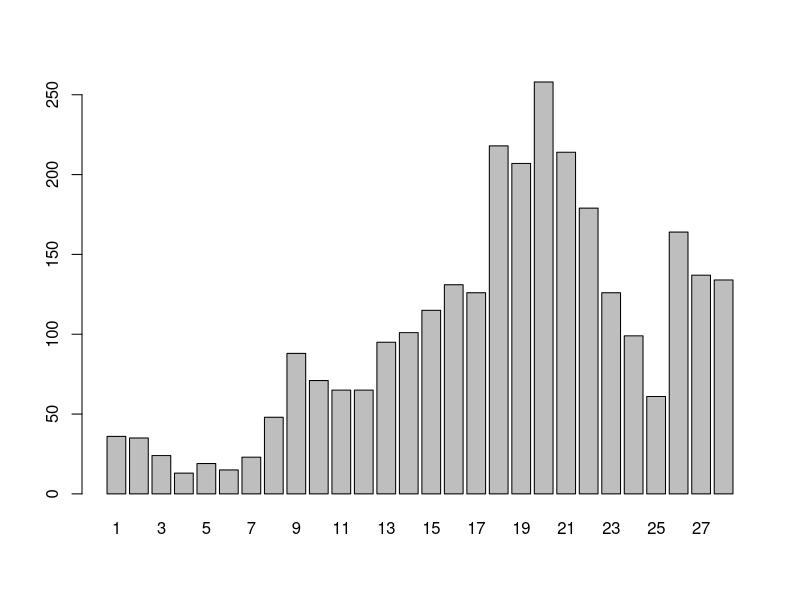
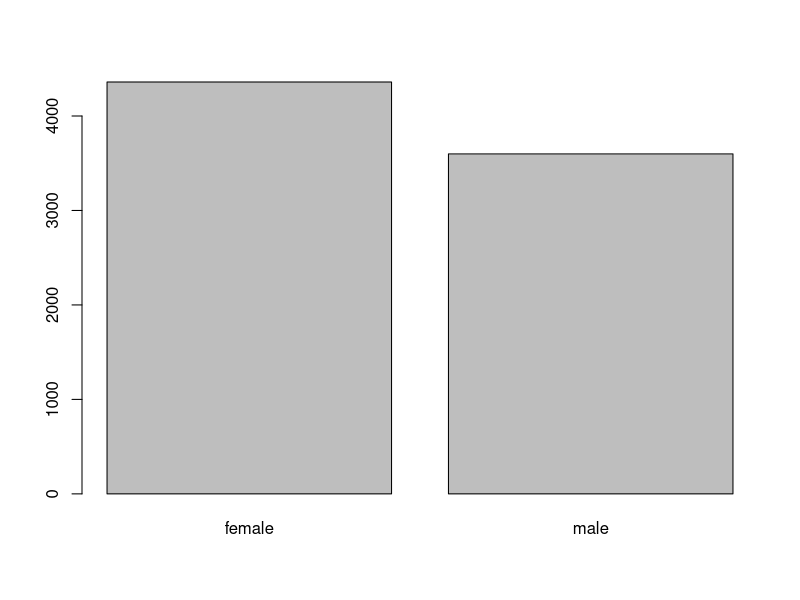
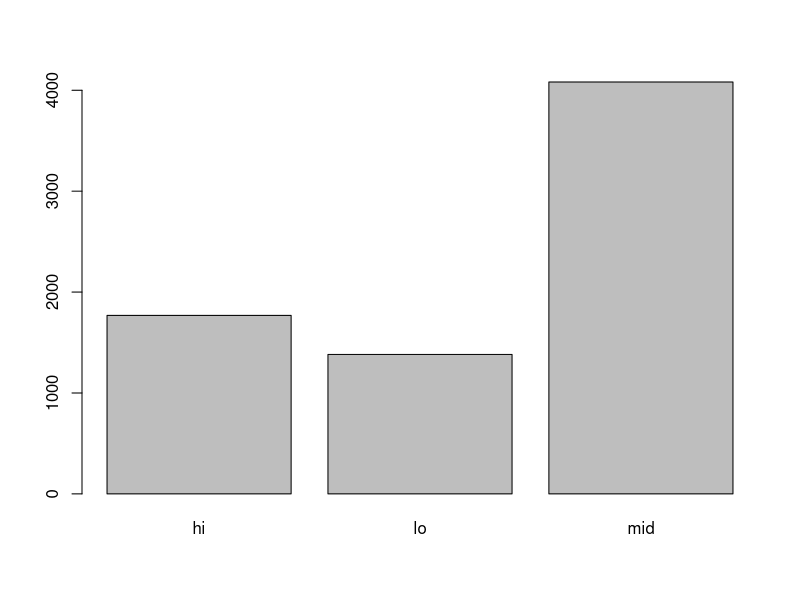
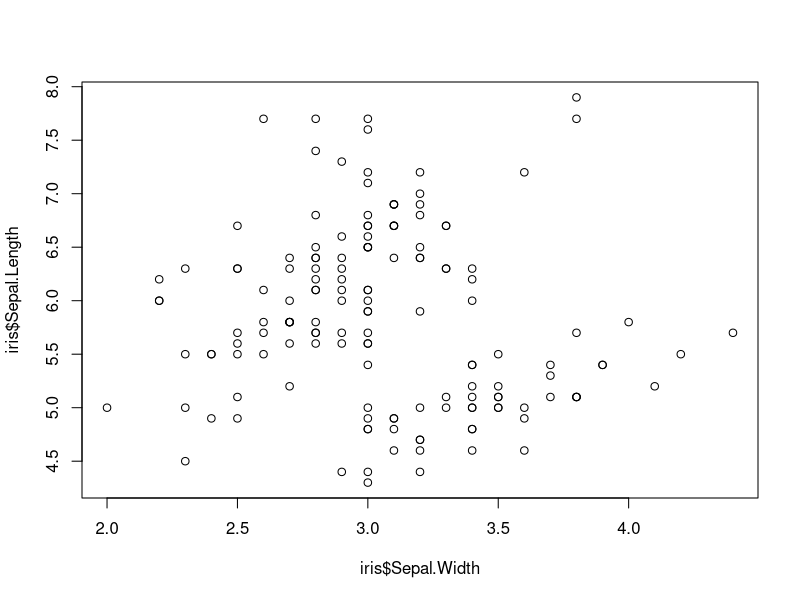
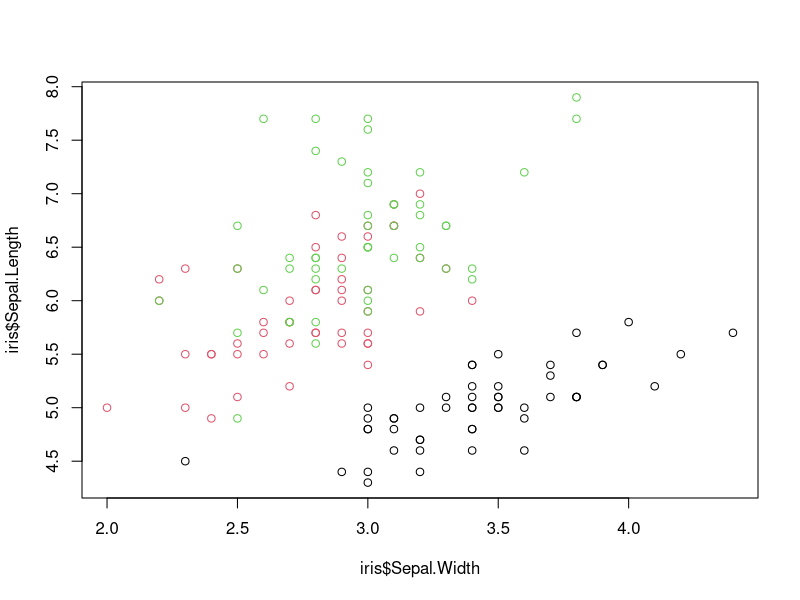
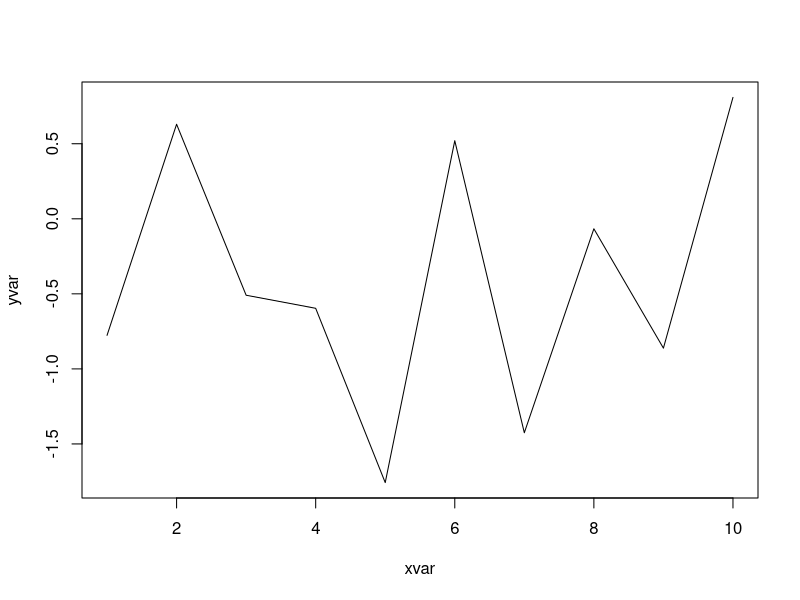
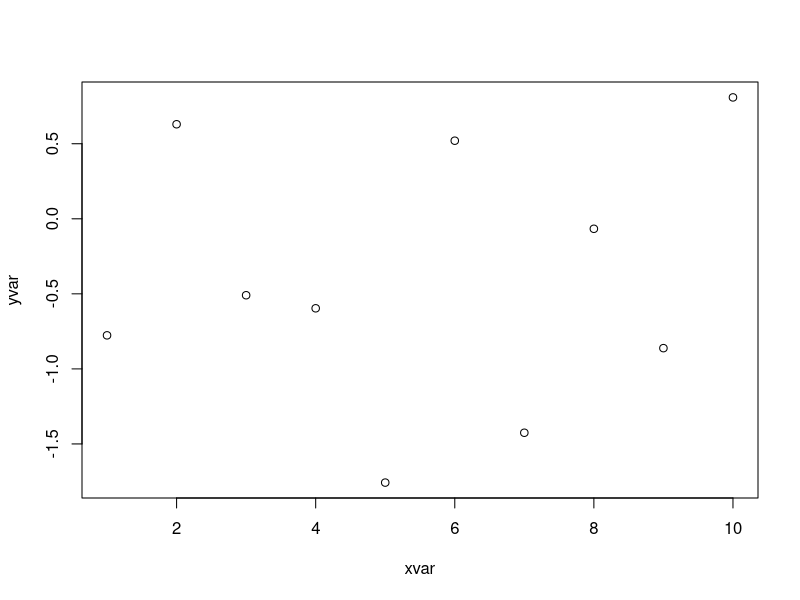
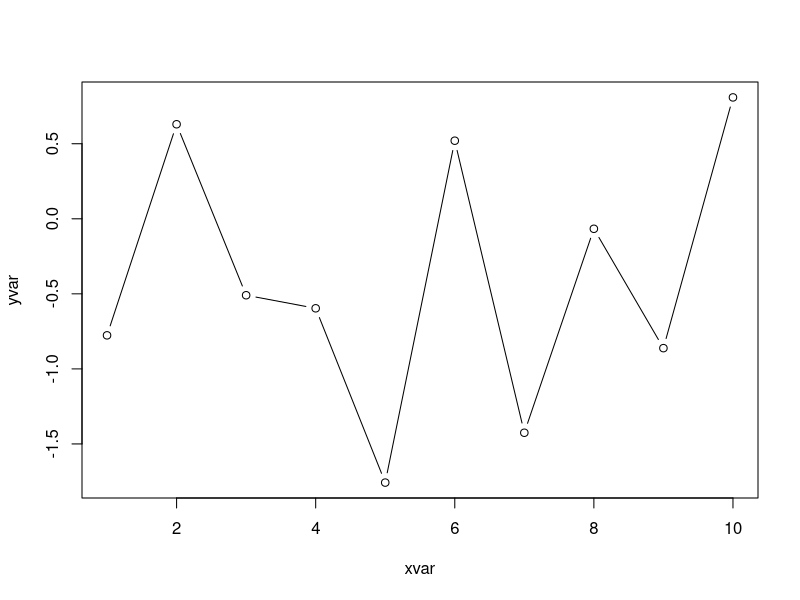

Reproduce these figures in R, in order.
### load dependencies #########################################################
# === === === === === === === === === === === === === === === === === === 
library("reshape2")
library("dplyr")
library("ggplot2")


#'

### read data and check missings ##############################################
# === === === === === === === === === === === === === === === === === === 

# read in the data and do some initial inspection
dat <- read.csv("datasets/gss_2016_test.csv") 

# check for na's (none, yay!...but are there *really* none?!)
colSums(is.na(dat))

str(dat)
head(dat, n=5)


#'


### basic cleanup and recoding ################################################
# === === === === === === === === === === === === === === === === === === 

# now check + clean up + transform columns as necessary

# `id` is an identifier, not a number
dat$id <- paste0("resp", dat$id)

# `form` has just two levels
table(dat$form)

# so we can recode it with `ifelse()`
dat$form <- ifelse(dat$form==1, "standard", "alternate_y")

# `sex` has just two levels
table(dat$sex)

# so we can recode it with `ifelse()`
dat$sex <- ifelse(dat$sex==1, "male", "female")

# income has lots of different values
# ALSO BTW YAY FIRST PLOT! 
barplot(table(dat$INCOME16))

# so we'll have to recode it in a more mechanical fashion...


# one option:
# recode income to `hi` or `mid` or `lo`, according to external values
lo  <- 1:12; mid <- 13:21; hi  <- 22:26
dat$income_cat <- ifelse(
  dat$INCOME16 %in% lo, "lo", ifelse(
    dat$INCOME16 %in% mid, "mid", ifelse(
      dat$INCOME16 %in% hi, "hi", NA
    )
  )
); rm(lo); rm(mid); rm(hi)


# another option:
# read in external vals as a table, and just sub in values for numeric codes
income <- read.csv(
  "datasets/lookup_income.csv", header=FALSE, col.names=c("num","val"), 
  stringsAsFactors=FALSE
)
# make a vector with values equal to income$val, and names income$num
income_lkup        <- as.vector(income$val)
names(income_lkup) <- income$num

# recode the income column by matching vals w the lookup table names
dat$income_range <- income_lkup[match(dat$INCOME16, names(income_lkup))]

# remove the original income col
dat$INCOME16 <- NULL


#'


### a slightly more complicated case ##########################################
# === === === === === === === === === === === === === === === === === === 

# let's check out the race cols again
table(dat$racecen1, useNA="always")
table(dat$racecen2, useNA="always")

# kinda messy...let's just extract the census's notion of "ethnicity"
# (i.e. hispanic or non-hispanic)

# first read in our associative array of keys and values
race <- read.csv(
  "datasets/lookup_race.csv", header=FALSE, col.names=c("num","val"),
  stringsAsFactors=FALSE
)
race_lkup        <- as.vector(race$val)
names(race_lkup) <- race$num

dat$racecen1 <- ifelse(dat$racecen1 %in% c(0,98,99), NA, dat$racecen1)
dat$racecen2 <- ifelse(dat$racecen2 %in% c(0,98,99), NA, dat$racecen2)

dat$racecen1 <- race_lkup[match(dat$racecen1, names(race_lkup))]
dat$racecen2 <- race_lkup[match(dat$racecen2, names(race_lkup))]

dat$hisp <- ifelse(
  dat$racecen1=="Hispanic", "hispanic", "nonhispanic"
)
dat$hisp[dat$racecen2=="Hispanic"] <- "hispanic"

# now we can safely eliminate the `racecen1/2` columns
dat$racecen1 <- NULL; dat$racecen2 <- NULL


#'


### reorganize columns as desired, toss unused ones ###########################
# === === === === === === === === === === === === === === === === === === 

# now we have everything except the outcome vars
# reorganize the df the way we want it
dem_cols  <- c("id", "year", "form", "sex", "age", "income_cat", "hisp")
item_cols <- names(dat)[startsWith(names(dat), "nat")]
dat <- dat[, c(dem_cols, item_cols)]


#'


### deriving the outcome variable with `reshape2::melt()` #####################
# === === === === === === === === === === === === === === === === === === 

# NATFARE/NATFAREY/NATCITY/NATCITYY/NATRACE/NATRACEY
#    9        "No answer"
#    8        "Don't know"
#    3        "Too much"
#    2        "About right"
#    1        "Too little"
#    0        "Not applicable"

dat <- melt(dat, id.vars=dem_cols)

dat$variable <- as.character(dat$variable)

names(dat)[names(dat)=="variable"] <- "item"
names(dat)[names(dat)=="value"]    <- "response"

# let's check out what we have now:
head(dat, n=10)

# toss all the rows w/o real answers
dat <- dat[!dat$response %in% c(9, 8, 0), ]

# make a lookup table for the responses
val_lkup <- c(`1`="too little", `2`="about right", `3`="too much")

# recode responses as character
dat$response <- as.character(val_lkup[match(dat$response, names(val_lkup))])

# look at a table
table(dat$response, useNA="ifany")
table(dat$item, useNA="ifany")

# for now we'll just toss all y's to make life easier
dat$item <- gsub("y", "", dat$item)

# confirm that we have just three vals now
table(dat$item, useNA="ifany")


#'


### summarizing the data ######################################################
# === === === === === === === === === === === === === === === === === === 

# many ways to summarize data by groups!

# frequency tables
table(dat$sex, dat$response)
table(dat$income_cat, dat$response)

# tables can have arbitrary dimensions, but even three is tough to parse...
# table(dat$sex, dat$income_cat, dat$response)

# cross-tabulate 
xtabs( ~ sex + income_cat, data=dat)
xtabs( ~ response + sex + income_cat, data=dat)

# marginal proportions
# **exercise** try setting margin=2
prop.table(xtabs( ~ response + income_cat, data=dat), margin=1)
prop.table(table(dat$response, dat$income_cat), margin=1)

# dplyr::summarize()/group_by() is my drug of choice:
dat %>% group_by(sex, income_cat) %>% summarize(
  num_obs = length(response),
  num_toolittle = sum(response=="too little", na.rm=TRUE),
  prop_toolittle  = num_toolittle / num_obs,
  num_aboutright = sum(response=="about right", na.rm=TRUE),
  prop_aboutright = num_aboutright / num_obs,
  num_toomuch = sum(response=="too much", na.rm=TRUE),
  prop_toomuch = num_toomuch / num_obs
  # the `mutate_if()` is just to make it display nicer
) %>% mutate_if(is.numeric, round, digits=3) %>% data.frame()

dat %>% group_by(item, form) %>% summarize(
  num_obs = length(response),
  num_toolittle = sum(response=="too little", na.rm=TRUE),
  prop_toolittle  = num_toolittle / num_obs,
  num_aboutright = sum(response=="about right", na.rm=TRUE),
  prop_aboutright = num_aboutright / num_obs,
  num_toomuch = sum(response=="too much", na.rm=TRUE),
  prop_toomuch = num_toomuch / num_obs
) %>% mutate_if(is.numeric, round, digits=3) %>% data.frame()


# can use formula interface with `aggregate()`
aggregate(age ~ sex + income_cat, FUN="mean", data=dat)
aggregate(age ~ sex + income_cat, FUN="sd", data=dat)
aggregate(age ~ sex + income_cat, FUN=function(x) round(mean(x)), data=dat)

# write a custom function for aggregating
custom_summary <- function(x){
  c(mean=round(mean(x)), sd=round(sd(x)), min=min(x), max=max(x))
}

# then supply the function as an argument to `aggregate()`
aggregate(age ~ sex + income_cat, FUN=custom_summary, data=dat)


#'


### plotting with base functions ##############################################
# === === === === === === === === === === === === === === === === === === 

# barplots made from a table
barplot(table(dat$sex))
barplot(table(dat$income_cat))

# basic scatterplot
plot(iris$Sepal.Width, iris$Sepal.Length)
# with color coding
plot(iris$Sepal.Width, iris$Sepal.Length, col=iris$Species)

xvar <- 1:10
yvar <- rnorm(xvar)
# line plot (nice for time-series)
plot(xvar, yvar, type="l")
# scatter
plot(xvar, yvar, type="p")
# both
plot(xvar, yvar, type="b")
# other options are "c", "o", "S"/"s", "h", "n"

# histograms for numeric univariate distributions
# this is probably the base plotting function i use the most
hist(dat$age)


#'


### plotting with `ggplot2::` #################################################
# === === === === === === === === === === === === === === === === === === 

# make a couple of summaries to plot directly
pdat <- dat %>% group_by(sex, income_cat, item, form) %>% summarize(
  num_obs = length(response),
  mean_age = mean(age, na.rm=TRUE),
  prop_toolittle  = sum(response=="too little", na.rm=TRUE) / num_obs,
  prop_aboutright = sum(response=="about right", na.rm=TRUE) / num_obs,
  prop_toomuch = sum(response=="too much", na.rm=TRUE) / num_obs
) %>% 
  mutate_if(is.numeric, round, digits=3) %>% 
  melt(measure.vars=c("prop_toolittle","prop_aboutright","prop_toomuch")) %>% 
  data.frame()

# make sure income is ordered how we want it (the others dont matter)
pdat$income_cat <- factor(pdat$income_cat, levels=c("lo","mid","hi"))


# the best way to learn ggplot is by example, so here we go.

# scatterplots

# regular
ggplot(pdat, aes(x=mean_age, y=value)) +
  geom_point()

# color-coded
ggplot(pdat, aes(x=mean_age, y=value, color=variable)) +
  geom_point()

ggplot(pdat, aes(x=mean_age, y=value, color=income_cat)) +
  geom_point()

# size-coded
ggplot(pdat, aes(x=mean_age, y=value, size=num_obs)) + 
  geom_point()

# size- and color-coded
ggplot(pdat, aes(x=mean_age, y=value, size=num_obs, color=income_cat)) + 
  geom_point()


# now let's look at how the responses are distributed for individual items:


# first group the data by item and get proportions for each response
boosh <- dat %>% group_by(item) %>% summarize(
  prop_toolittle  = sum(response=="too little", na.rm=TRUE) / n(),
  prop_aboutright = sum(response=="about right", na.rm=TRUE) / n(),
  prop_toomuch = sum(response=="too much", na.rm=TRUE) / n()
) %>% melt(id.vars="item")

# now make some plots
ggplot(boosh, aes(x=item, y=value, fill=variable)) + 
  geom_bar(stat="identity")

ggplot(boosh, aes(x=item, y=value, fill=variable)) +
  geom_bar(stat="identity", position="dodge") 

ggplot(boosh, aes(x="", y=value, fill=variable)) +
  geom_bar(stat="identity", position="dodge") +
  facet_wrap(~item)


# now let's see if `form` looks like it has an effect on responses!

# first group the data by item and get proportions for each response
(boosh <- dat %>% group_by(item, form) %>% summarize(
  prop_toolittle  = sum(response=="too little", na.rm=TRUE) / n(),
  prop_aboutright = sum(response=="about right", na.rm=TRUE) / n(),
  prop_toomuch = sum(response=="too much", na.rm=TRUE) / n()
) %>% melt(id.vars=c("item","form")) %>% data.frame())


# we can plot in different ways to get different perspectives on the data
# (*warning*: not all perspectives are equally useful!)
ggplot(boosh, aes(x=variable, y=value, fill=form)) + 
  geom_bar(stat="identity", position="dodge") +
  facet_wrap(~item) 

ggplot(boosh, aes(x=item, y=value, fill=form)) + 
  geom_bar(stat="identity", position="dodge") +
  facet_wrap(~variable) 

ggplot(boosh, aes(x=variable, y=value)) +
  geom_bar(stat="identity", position="dodge") +
  facet_grid(item ~ form) 

ggplot(boosh, aes(x=variable, y=value, fill=variable)) +
  geom_bar(stat="identity", position="dodge") +
  facet_grid(item~form) 


#'


### styling and saving plot objects ###########################################
# === === === === === === === === === === === === === === === === === === 

plob <- ggplot(boosh, aes(x=form, y=value, fill=variable)) +
  geom_bar(stat="identity") +
  facet_wrap( ~ item)

# display the starting point
plob

# set a global "theme" (also try "minimal", "classic", "538", etc.)
theme_set(theme_bw())

# control the color coding, and show new theme
plob + 
  scale_fill_manual(values=c("lightgray","darkgray","black"))


# move the legend position
plob + 
  scale_fill_manual(values=c("lightgray","darkgray","black")) +
  theme(legend.position="top")

# label the axes and plot + make a title
plob + 
  scale_fill_manual(values=c("lightgray","darkgray","black")) +
  theme(legend.position="top") +
  labs(x="wording type", y="proportion of responses", 
       title="responses by wording type, for three GSS items",
       subtitle="survey data from 2016",
       caption="source: NORC at the University of Chicago (thx Ben!)")

# axis limits and axis ticks
plob + 
  scale_fill_manual(values=c("lightgray","darkgray","black")) +
  scale_y_continuous(
    limits=c(0, 1), breaks=seq(0, 1, .2), labels=paste0(seq(0, 100, 20), "%")
  ) +
  theme(legend.position="top") +
  labs(x="wording type", y="percentage of responses", 
       title="responses by wording type, for three GSS items",
       subtitle="survey data from 2016",
       caption="source: NORC at the University of Chicago (thx Ben!)")
  

# do a buncha other stuff and save the result to `plob` before saving
(saveplob <- plob +
    # specify scale details with `scale_*_*()` layers
    scale_fill_manual(values=c("lightgray","darkgray","black")) +
    scale_y_continuous(limits=c(0, 1), 
                       breaks=seq(0, 1, .2), 
                       labels=paste0(seq(0, 100, 20), "%")) +
    # say how various things should be displayed with `theme()`
    theme(legend.position="top", 
          plot.caption=element_text(hjust=0, color="orange", face="italic")) +
    # specify the content of various "labels" (stuff that gets displayed)
    labs(x="wording type", 
         y="percentage of responses", 
         title="responses by wording type, for three GSS items",
         subtitle="survey data from 2016",
         caption="source: NORC at the University of Chicago (thx Ben!)"))

# save as 9x6 landscape pdf
ggsave(filename="output/plob.pdf", plot=saveplob, width=9, height=6, units="in")


